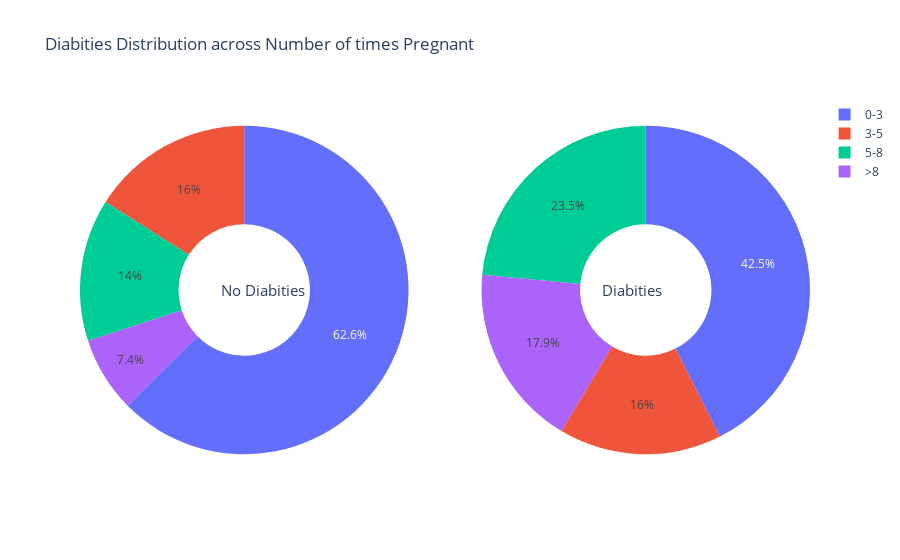

Notebook code for this chart:
### Code cell
labels = class_pregnancy['Number_of_times_Pregnant_Stage']

# Create subplots: use 'domain' type for Pie subplot
fig = make_subplots(rows=1, cols=2, specs=[[{'type':'domain'}, {'type':'domain'}]])
fig.add_trace(go.Pie(labels=labels, values=class_pregnancy[0], name="No Diabities"),
              1, 1)
fig.add_trace(go.Pie(labels=labels, values=class_pregnancy[1], name="Diabities"),
              1, 2)

# Use `hole` to create a donut-like pie chart
fig.update_traces(hole=.4, hoverinfo="label+percent+name")

fig.update_layout(
    title_text="Diabities Distribution across Number of times Pregnant",
    # Add annotations in the center of the donut pies.
    annotations=[dict(text='No Diabities', x=0.19, y=0.5, font_size=15, showarrow=False),
                 dict(text='Diabities', x=0.8, y=0.5, font_size=15, showarrow=False)])
fig.show()

### Figure 1 — Plotly figure (JSON) as saved in the notebook; plotly's stock layout.template omitted (floating-point values rounded to 4 significant figures)
{"data": [{"domain": {"x": [0, 0.45], "y": [0, 1]}, "hole": 0.4, "hoverinfo": "label+percent+name", "labels": ["0-3", "3-5", "5-8", ">8"], "name": "No Diabities", "type": "pie", "values": [62.6, 16, 14.0, 7.4]}, {"domain": {"x": [0.55, 1], "y": [0, 1]}, "hole": 0.4, "hoverinfo": "label+percent+name", "labels": ["0-3", "3-5", "5-8", ">8"], "name": "Diabities", "type": "pie", "values": [42.5, 16, 23.5, 17.9]}], "layout": {"annotations": [{"font": {"size": 15}, "showarrow": false, "text": "No Diabities", "x": 0.19, "y": 0.5}, {"font": {"size": 15}, "showarrow": false, "text": "Diabities", "x": 0.8, "y": 0.5}], "title": {"text": "Diabities Distribution across Number of times Pregnant"}}}
